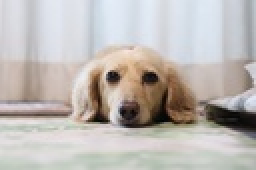
%> input picture dachshund.JPG, 128 x 85 px, shrunk from 2400 x 1600 before the run (shown 2 times larger)
$ octave ex5_9.m   (GNU Octave 9; MATLAB toolbox functions it lacks are replaced by stand-ins)
%> lines starting %> are read from the running program, lines starting %| are printed output that depends on the picture
% color morphology
% EX5.9귩귘귟귏궢궫갃
% 71708047
% 릣뽰럍떺

Is = imread('dachshund.jpg');
%> Is is the input picture: size 85x128x3 uint8; mean R, G, B 189.4, 184.4, 180.6
Ig = rgb2gray(Is);
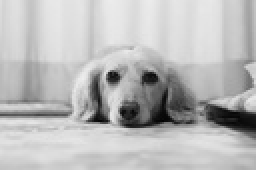
%> Ig: size 85x128 uint8 (shown 2 times larger); min 1, max 238, mean 185.5
imshow(Ig);
 % the second argument is 갽erode갽 for eroding.
P = morph(Is, 'dilate');
% we can repeat the morphological transformation.

P = morph(P, 'dilate');
P = morph(P, 'dilate');

imshow(P);
%
% morphology transformation
%
function R = morph(Is, op)
%> called with op = 'dilate'
  [r, c, d] = size(Is);
%> r = 85; c = 128; d = 3
  R = uint8(zeros(r,c,d));
  for a=1:d
    for i=1:r
        for j=1:c
            mc = Is(i,j,a);
            for k = -1:1
                for s = -1:1
                   cr = i+k;
                   cc = j+s;
                   if (i+k<1)
                       cr = abs(i+k)+1;
                   elseif (i+k>r)
                       cr = 2*r-i-k;
                   end
                   if (j+s<1)
                       cc = abs(j+s)+1;
                   elseif (j+s>c)
                       cc = 2*c - j-s;
                   end
                   if Is(cr,cc,a) < mc && strcmp(op, 'dilate')
                       mc = Is(cr,cc,a);
                   elseif Is(cr,cc,a) > mc && strcmp(op, 'erode')
                       mc = Is(cr,cc,a);
                   end
                end
            end
            R(i,j,a) = mc;
        end
    end
  end
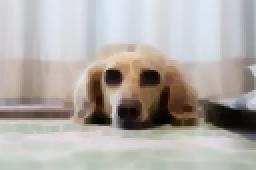
%> R: size 85x128x3 uint8 (shown 2 times larger); mean R, G, B 177.4, 172.6, 167.9
%> call 2 of morph, with op = 'dilate'
%> after the loop in morph (call 2), `for a=1:d`:
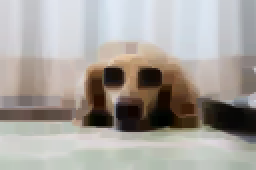
%> R: size 85x128x3 uint8 (shown 2 times larger); mean R, G, B 167.4, 162.7, 157.5
%> call 3 of morph, with op = 'dilate'
%> after the loop in morph (call 3), `for a=1:d`:
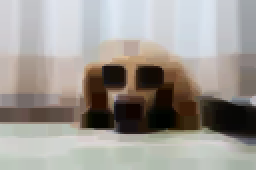
%> R: size 85x128x3 uint8 (shown 2 times larger); mean R, G, B 158.7, 154.1, 148.6
end
